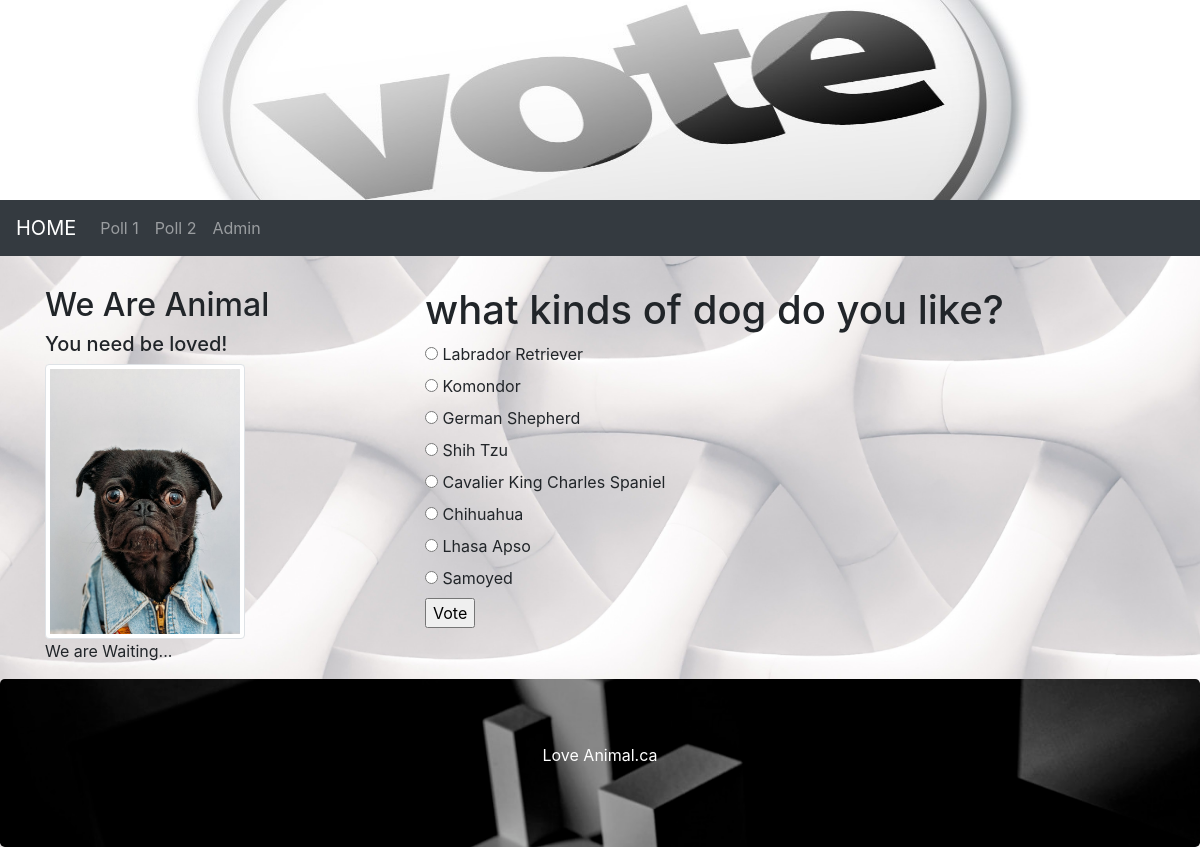
Screenshot of /polls/4/ with the database file from the repository.
### polls/models.py (models this page shows, shortened)
class Question(models.Model):
    question_text = models.CharField(max_length=200)
    pub_date = models.DateTimeField('date published')
    def was_published_recently(self):
        now = timezone.now()
        return now - datetime.timedelta(days=1) <= self.pub_date <= now
    was_published_recently.admin_order_field = 'pub_date'
    was_published_recently.boolean = True
    was_published_recently.short_description = 'Published recently?'

class Choice(models.Model):
    question = models.ForeignKey(Question, on_delete=models.CASCADE)
    choice_text = models.CharField(max_length=200)
    votes = models.IntegerField(default=0)

### polls/views.py (the view)
# urls.py: path('<int:pk>/', views.DetailView.as_view(), name='detail'),
class DetailView(generic.DetailView):
    model = Question
    template_name = 'polls/boot_detail.html'

### polls/templates/polls/boot_detail.html (shortened to what this page needs)
<!DOCTYPE html>
<html lang="en">
<head>
    {% load static %}
    <link rel="stylesheet" href="https://maxcdn.bootstrapcdn.com/bootstrap/4.3.1/css/bootstrap.min.css">
    <link rel="stylesheet" href="{% static '/polls/css/pl_visual.css' %}"/>
</head>
<header>
    <img src="{% static '/polls/images/background10.jpg' %}" alt="Girl in a jacket" width="1285" height="200">
</header>
<body>
<nav class="navbar navbar-expand-sm bg-dark navbar-dark">
    <a class="navbar-brand" href="http://172.16.176.21/w0443276/hide/tutorial10/lht_august.html#">HOME</a>
    <div class="collapse navbar-collapse" id="collapsibleNavbar">
        <ul class="navbar-nav">
            <li class="nav-item">
                <a class="nav-link" href="{% url 'polls:index' %}">Poll 1</a>
            </li>
            <li class="nav-item">
                <a class="nav-link" href="{% url 'polls:index' %}">Poll 2</a>
            </li>
            <li class="nav-item">
                <a class="nav-link" href="http://127.0.0.1:8000/admin/">Admin</a>
            </li>
        </ul>
    </div>
</nav>
<div class="container" style="margin-top:30px">
    <div class="row">
        <div class="col-sm-4">
            <h2>We Are Animal</h2>
            <h5>You need be loved!</h5>
            <div ><img src="{% static '/polls/images/puppys6.jpg' %}"
                       class="img-thumbnail" alt="dog" width="200" height="250"/></div>
            <p>We are Waiting...</p>
        </div>
        <div class="col-sm-8">
            <h1>{{ question.question_text }}</h1>
            <form action="{% url 'polls:vote' question.id %}" method="post">
                {% for choice in question.choice_set.all %}
                <input type="radio" name="choice" id="choice{{ forloop.counter }}" value="{{ choice.id }}">
                <label for="choice{{ forloop.counter }}">{{ choice.choice_text }}</label><br>
                {% endfor %}
                <input type="submit" value="Vote">
            </form>
        </div>
    </div>
</div>
<div class="jumbotron text-center" style="margin-bottom:0">
    <p class="text-white">Love Animal.ca</p>
</div>
</body>
</html>

### polls/static/polls/css/pl_visual.css (style rules this page uses)
body { margin-left: auto; margin-right: auto; max-width: value; min-width: value; width: 100%; }
body > header > img { margin-left: auto; margin-right: auto; display: block; width: 100%; }

### rows the page displays
Question: question_text "what kinds of dog do you like?"
Choice: choice_text "Labrador Retriever"
Choice: choice_text "Komondor"
Choice: choice_text "German Shepherd"
Choice: choice_text "Shih Tzu"
Choice: choice_text "Cavalier King Charles Spaniel"
Choice: choice_text "Chihuahua"
Choice: choice_text "Lhasa Apso"
Choice: choice_text "Samoyed"
